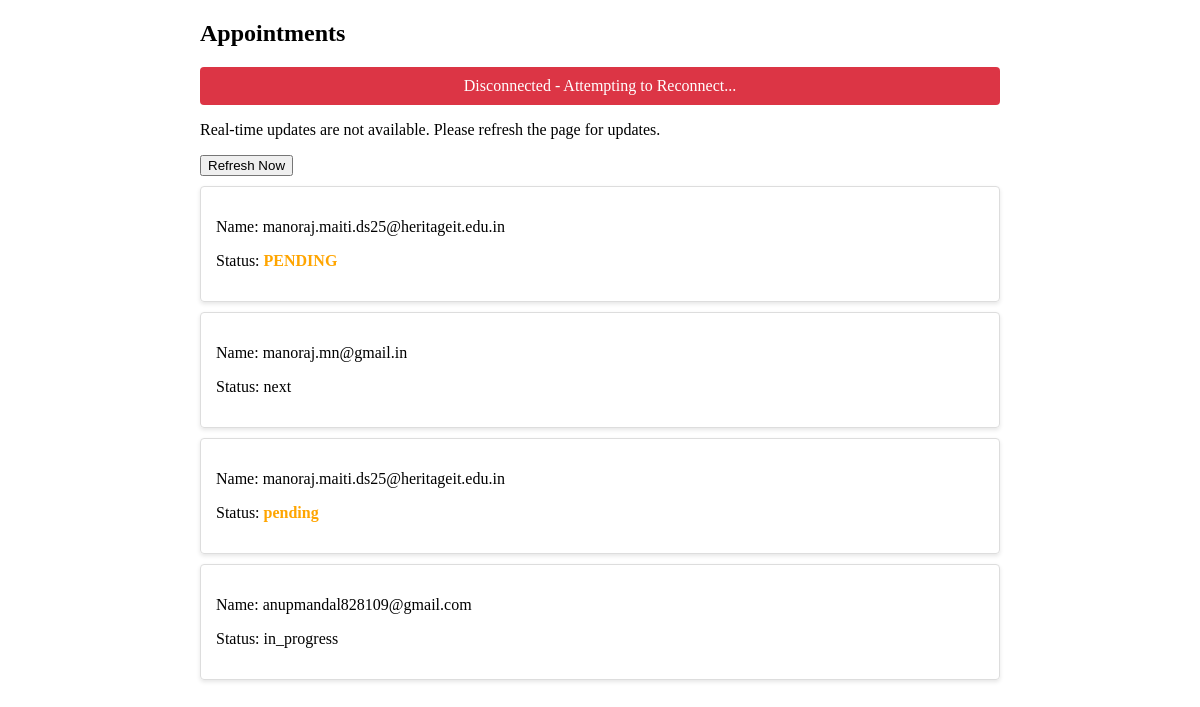
Before: / with the older database file.
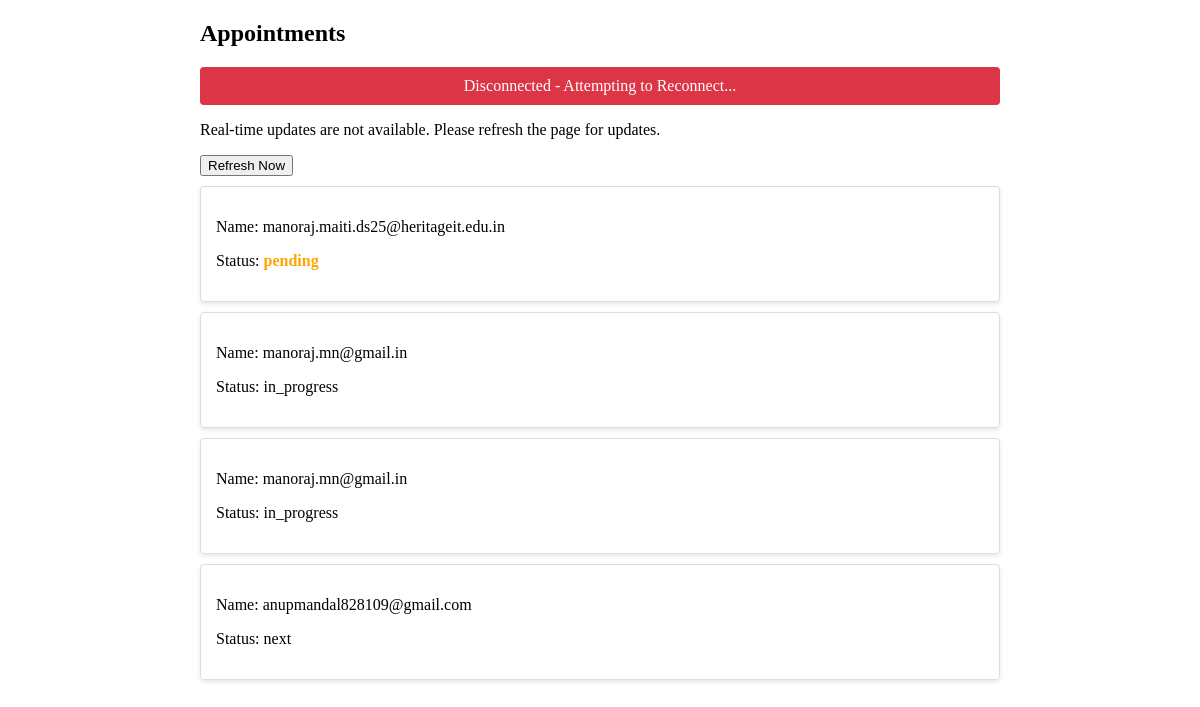
After: the same page with the newer database file.
### appointment/models.py (models this page shows, shortened)
class Appointment(models.Model):
    id = models.UUIDField(primary_key=True, default=uuid.uuid4, editable=False)
    visitor_name = models.CharField(max_length=100)
    email = models.EmailField()
    phone = models.CharField(max_length=15)
    date = models.DateField()
    description = models.TextField(blank=True)
    status = models.CharField(
            max_length=20,
            choices=STATUS_CHOICES,
            default="pending",
        )  # Status field (Pending, In Progress, Completed)
    assigned_to = models.ForeignKey(
        User,
        on_delete=models.SET_NULL,
        null=True,
        blank=True,
        related_name="assigned_appointments",limit_choices_to={'role': 'gm'}
    )
    company_name = models.CharField(max_length=100,default="?None")
    company_address = models.CharField(max_length=100,default="?None")
    purpose_of_visit = models.CharField(max_length=100,default="?None")
    visitor_img = models.ImageField(upload_to='visitor_img/' ,blank=True)  # 'product_images/' is the folder where the image will be saved
    created_at = models.DateTimeField(auto_now_add=True)  # Automatically set on creation
    updated_at = models.DateTimeField(auto_now=True)  # Automatically updated on save
    created_by = models.ForeignKey(User, on_delete=models.SET_NULL, null=True, blank=True, related_name="created_appointments",limit_choices_to={'role': 'pa'})  # User who created the appointment
    updated_by = models.ForeignKey(User, on_delete=models.SET_NULL, null=True, blank=True, related_name="updated_appointments")  # User who last updated the appointment

### webshocket/views.py (the view)
# urls.py: path("", index),
def index(request):
    appointments = Appointment.objects.all()
    return render(request, 'i.html', {'appointments': appointments})

### webshocket/templates/i.html (shortened to what this page needs)
<!DOCTYPE html>
<html lang="en">
<head>
</head>
<body>
    <div id="appointments-container">
        <h2>Appointments</h2>
        <div id="connection-status"></div>
        <div id="fallback-message" style="display: none;">
            <p>Real-time updates are not available. Please refresh the page for updates.</p>
            <button onclick="window.location.reload()">Refresh Now</button>
        </div>
        <div id="appointments-list">
            {% for appointment in appointments %}
            <div class="appointment" id="appointment-{{ appointment.id }}">
                <p>Name: {{ appointment.email }}</p>
                <p>Status: <span class="status-{{ appointment.status|lower }}">{{ appointment.status }}</span></p>
            </div>
            {% endfor %}
        </div>
    </div>
</body>
</html>

### webshocket/templates/i.html (style rules this page uses)
.appointment { border: 1px solid #ddd; padding: 15px; margin: 10px 0; border-radius: 4px; box-shadow: 0 2px 4px rgba(0,0,0,0.1); transition: all 0.3s ease; }
#appointments-container { max-width: 800px; margin: 20px auto; padding: 0 15px; }
.status-pending { color: orange; font-weight: bold; }
#connection-status { padding: 10px; margin: 10px 0; border-radius: 4px; text-align: center; }

Changed rows visible on the page:
changed Appointment "manoraj.maiti.ds25@heritageit.edu.in": status "PENDING" → "pending"
changed Appointment (number 2 of 4 on the later page): status "next" → "in_progress"
changed Appointment (number 3 of 4 on the later page): email "manoraj.maiti.ds25@heritageit.edu.in" → "manoraj.mn@gmail.in"; status "pending" → "in_progress"
changed Appointment "anupmandal828109@gmail.com": status "in_progress" → "next"
